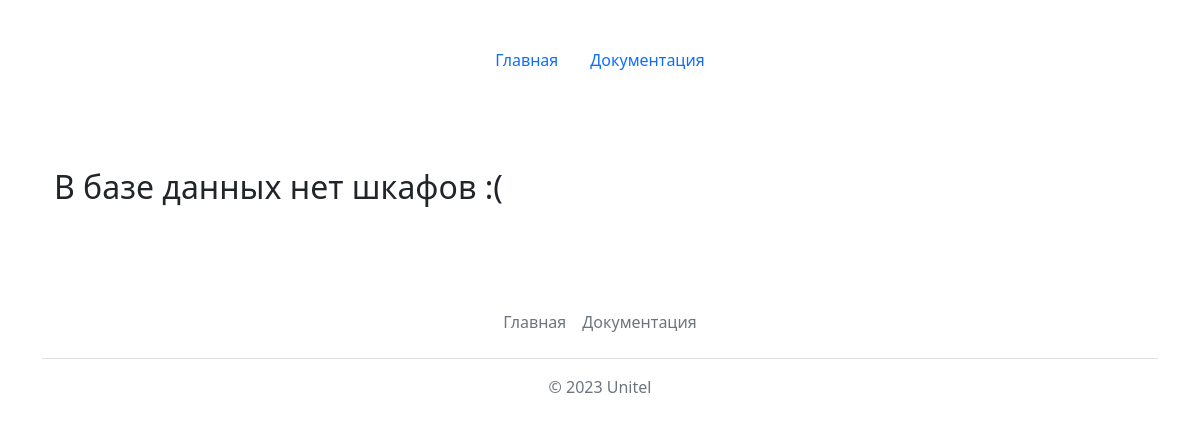
/reports/, run on an earlier commit of the app's database.
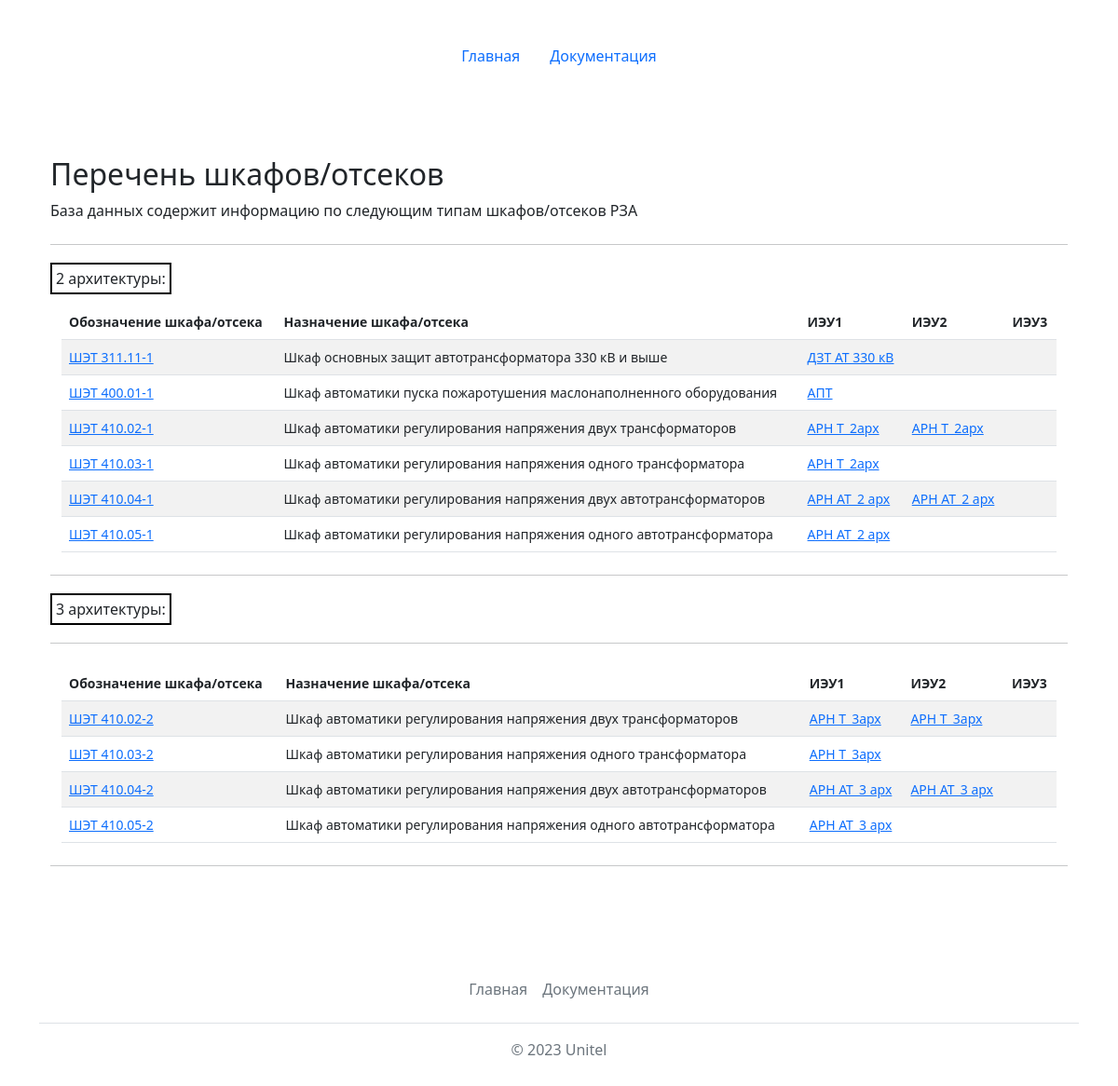
And on a later commit of the database.
### mainapp/models.py (models this page shows, shortened)
class Cabinets(models.Model):
    name = models.CharField(max_length=64, verbose_name='Обозначение шкафа', primary_key=True)
    terminal1 = models.ForeignKey(Terminals, related_name='ied1_set', on_delete=models.PROTECT, verbose_name='ИЭУ1', max_length=64, null=True)
    terminal2 = models.ForeignKey(Terminals, related_name='ied2_set', on_delete=models.PROTECT, verbose_name='ИЭУ2', max_length=64, blank=True, null=True)
    terminal3 = models.ForeignKey(Terminals, related_name='ied3_set', on_delete=models.PROTECT, verbose_name='ИЭУ3', max_length=64, blank=True, null=True)
    description = models.TextField(max_length=1024, verbose_name='Назначение шкафа')
    class Meta:
        verbose_name = 'Шкаф'
        verbose_name_plural = 'Шкафы'
        ordering = ['name']
    @property
    def get_terminal2(self):
        if self.terminal2:
            return self.terminal2
        else:
            return ""
    @property
    def get_terminal3(self):
        if self.terminal3:
            return self.terminal3
        else:
            return ""

class Terminals(models.Model):
    id = models.AutoField(primary_key=True)
    name = models.CharField(max_length=64, verbose_name='Обозначение ИЭУ', unique=True)
    description = models.TextField(max_length=1024, blank=True, verbose_name='Назначение ИЭУ')
    def __str__(self):
        return str(self.name)
    class Meta:
        verbose_name = 'ИЭУ'
        verbose_name_plural = 'ИЭУ'
        ordering = ['name']

### mainapp/views.py (the view)
# urls.py: path('reports/', views.reports),
def reports(request):
    cabinets = Cabinets.objects.all()
    cabinets = cabinets.order_by('name')
    cabinets1 = list() # шкафы 1 архитектуры
    cabinets2 = list() # шкафы 2 архитектуры
    for cabinet in cabinets:
        if cabinet.name[-1] =='1':
            cabinets1.append(cabinet)
        else:
            cabinets2.append(cabinet)
    return render(request, 'mainapp/reports.html', {'cabinets1': cabinets1, 'cabinets2': cabinets2, 'activeMain': '', 'activeHelp': '', 'title': 'Перечень шкафов / отсеков'})

### templates/mainapp/reports.html
{% extends 'base.html' %}
{% block content %}
<main class="container py-5">
    {% if cabinets1 and cabinets2 %}
    <h2 class="mt-4">Перечень шкафов/отсеков</h2>
    <p>База данных содержит информацию по следующим типам шкафов/отсеков РЗА</p>
    <hr class="my-4">
    <p><span style="border: 2px solid #000000; padding:4px;">2 архитектуры:</span></p>
    <div class="container small">
        <table class="table table-striped">
                <thead>
                    <tr>
                      <th scope="col">Обозначение шкафа/отсека</th>
                      <th scope="col">Назначение шкафа/отсека</th>
                      <th scope="col">ИЭУ1</th>
                      <th scope="col">ИЭУ2</th>
                      <th scope="col">ИЭУ3</th>
                    </tr>
                </thead>
                <tbody>
                    {% for item in cabinets1 %}
                    <tr>
                        <td><a href="cabinet/?name={{item.name}}&type=cabinet">{{item.name}}</a></td>
                        <td>{{item.description}}</td>
                        <td><a href="show/?name={{item.terminal1}}&type=ied">{{item.terminal1}}</a></td>
                        <td><a href="show/?name={{item.terminal2}}&type=ied">{{item.get_terminal2}}</a></td>
                        <td><a href="show/?name={{item.terminal3}}&type=ied">{{item.get_terminal3}}</a></td>
                    </tr>
                {% endfor %}
                </tbody>
        </table>
    </div>
    <hr class="my-4">
    <p><span style="border: 2px solid #000000; padding:4px;">3 архитектуры:</span></p>
    <hr class="my-4">
    <div class="container small">
        <table class="table table-striped">
                <thead>
                    <tr>
                      <th scope="col">Обозначение шкафа/отсека</th>
                      <th scope="col">Назначение шкафа/отсека</th>
                      <th scope="col">ИЭУ1</th>
                      <th scope="col">ИЭУ2</th>
                      <th scope="col">ИЭУ3</th>
                    </tr>
                </thead>
                <tbody>
                    {% for item in cabinets2 %}
                    <tr>
                        <td><a href="cabinet/?name={{item.name}}&type=cabinet">{{item.name}}</a></td>
                        <td>{{item.description}}</td>
                        <td><a href="show/?name={{item.terminal1}}&type=ied">{{item.terminal1}}</a></td>
                        <td><a href="show/?name={{item.terminal2}}&type=ied">{{item.get_terminal2}}</a></td>
                        <td><a href="show/?name={{item.terminal3}}&type=ied">{{item.get_terminal3}}</a></td>
                    </tr>
                {% endfor %}
                </tbody>
        </table>
    </div>
    <hr class="my-4">
    {% else %}
    <h2 class="mt-4">В базе данных нет шкафов :(</h2>
    {% endif %}
</main>
{% endblock %}

### templates/base.html (shortened to what this page needs)
<!doctype html>
<html lang="ru">
  <head>
  {% load static %}
  <link href="https://cdn.jsdelivr.net/npm/bootstrap@5.2.0/dist/css/bootstrap.min.css" rel="stylesheet">
  <link href="{% static 'css/grid.css' %}" rel="stylesheet">
  <link href="{% static 'css/headers.css' %}" rel="stylesheet">
  <link href="{% static 'css/features.css' %}" rel="stylesheet">
  </head>
<body class="py-4">
  <div class="container">
    <header class="d-flex justify-content-center py-3">
      <ul class="nav nav-pills">
        <li class="nav-item"><a href="/" class="nav-link {{activeMain}}" aria-current="page">Главная</a></li>
        <li class="nav-item"><a href="/help" class="nav-link {{activeHelp}}">Документация</a></li>
      </ul>
    </header>
  </div>
  <div class="container">
{% block content %}
{% endblock %}
  </div>
  <div class="container">
      <footer class="py-3 my-4">
        <ul class="nav justify-content-center border-bottom pb-3 mb-3">
          <li class="nav-item"><a href="/" class="nav-link px-2 text-muted">Главная</a></li>
          <li class="nav-item"><a href="/help" class="nav-link px-2 text-muted">Документация</a></li>
        </ul>
        <p class="text-center text-muted">&copy; 2023 Unitel</p>
      </footer>
  </div>
</body>
</html>

What changed in the data, as far as the page shows it:
added Cabinets: name "ШЭТ 311.11-1", description "Шкаф основных защит автотрансформатора 330 кВ и выше", terminal1 "ДЗТ АТ 330 кВ", shown under "Перечень шкафов/отсеков"
added Cabinets: name "ШЭТ 400.01-1", description "Шкаф автоматики пуска пожаротушения маслонаполненного оборудования", terminal1 "АПТ", shown under "Перечень шкафов/отсеков"
added Cabinets: name "ШЭТ 410.02-1", description "Шкаф автоматики регулирования напряжения двух трансформаторов", terminal1 "АРН Т_2арх", get_terminal2 "АРН Т_2арх", shown under "Перечень шкафов/отсеков"
added Cabinets: name "ШЭТ 410.03-1", description "Шкаф автоматики регулирования напряжения одного трансформатора", terminal1 "АРН Т_2арх", shown under "Перечень шкафов/отсеков"
added Cabinets: name "ШЭТ 410.04-1", description "Шкаф автоматики регулирования напряжения двух автотрансформаторов", terminal1 "АРН АТ_2 арх", get_terminal2 "АРН АТ_2 арх", shown under "Перечень шкафов/отсеков"
added Cabinets: name "ШЭТ 410.05-1", description "Шкаф автоматики регулирования напряжения одного автотрансформатора", terminal1 "АРН АТ_2 арх", shown under "Перечень шкафов/отсеков"
added Cabinets: name "ШЭТ 410.02-2", description "Шкаф автоматики регулирования напряжения двух трансформаторов", terminal1 "АРН Т_3арх", get_terminal2 "АРН Т_3арх"
added Cabinets: name "ШЭТ 410.03-2", description "Шкаф автоматики регулирования напряжения одного трансформатора", terminal1 "АРН Т_3арх"
added Cabinets: name "ШЭТ 410.04-2", description "Шкаф автоматики регулирования напряжения двух автотрансформаторов", terminal1 "АРН АТ_3 арх", get_terminal2 "АРН АТ_3 арх"
added Cabinets: name "ШЭТ 410.05-2", description "Шкаф автоматики регулирования напряжения одного автотрансформатора", terminal1 "АРН АТ_3 арх"
Also different on the page:
text no longer shown: "В базе данных нет шкафов :("
text now shown: "Перечень шкафов/отсеков База данных содержит информацию по следующим типам шкафов/отсеков РЗА 2 архитектуры: Обозначение шкафа/отсека Назначение шкафа/отсека ИЭУ1 ИЭУ2 ИЭУ3 3 архитектуры: Обозначение шкафа/отсека Назначение шкафа/отсека ИЭУ1 ИЭУ2 ИЭУ3"
